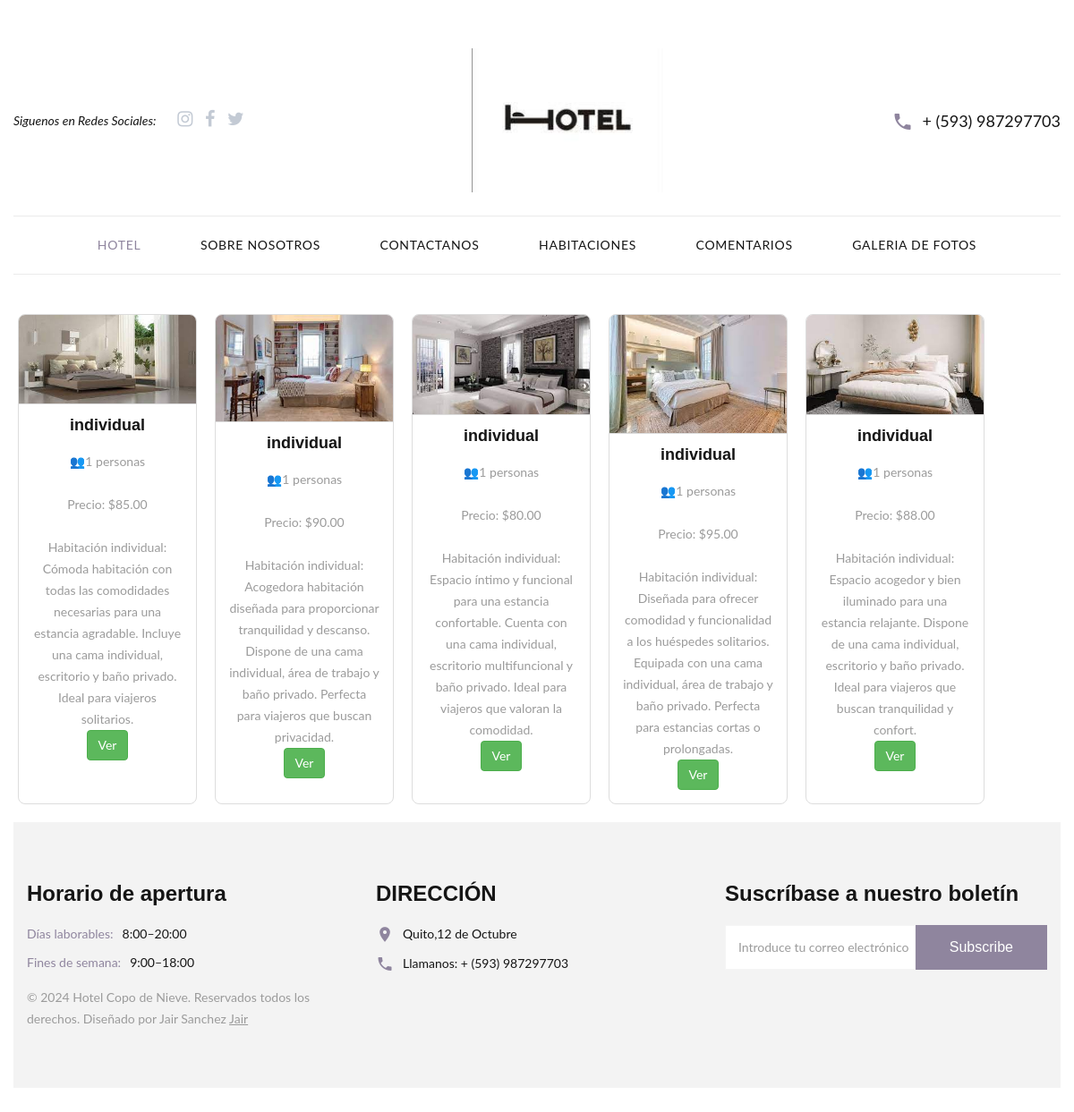
Screenshot of /Front-def/site/tipohabitacion1/habitaciones_individuales.php with the database file from the repository.
### tables this page shows
CREATE TABLE `habitaciones` (
  `ID_HABITACION` int(11) NOT NULL,
  `TIPO` varchar(255) NOT NULL,
  `DESCRIPCION` varchar(255) DEFAULT NULL,
  `PRECIOPORNOCHE` decimal(10,2) NOT NULL,
  `CAPACIDAD` int(11) NOT NULL,
  `CAMAS` int(11) DEFAULT NULL,
  `BANO` int(11) DEFAULT NULL
);

### Front-def/site/tipohabitacion1/habitaciones_individuales.php (the view, shortened to what this page needs)
<?php
    include '../../../basedatos/basedatos.php';
$checkin = $_GET['checkin'];
$checkout = $_GET['checkout'];
$query = "SELECT * FROM habitaciones
          WHERE tipo='individual'
          AND ID_HABITACION NOT IN (
              SELECT hr.ID_HABITACION
              FROM habitacion_reserva hr
              JOIN reserva r ON hr.ID_RESERVA = r.ID_RESERVA
              WHERE (r.FECHACHECKIN <= '$checkout' AND r.FECHACHECKOUT >= '$checkin')
          )";
$resultado = $mysqli->query($query);
$habitaciones = $resultado->fetch_all(MYSQLI_ASSOC);
?>
<!DOCTYPE html>
<html class="wide wow-animation" lang="en">
  <head>
    <link rel="stylesheet" href="../css/bootstrap.css">
    <link rel="stylesheet" href="../css/style.css">
  </head>
  <body>
    <div class="text-center page"><a class="banner banner-top" href="https://www.templatemonster.com/website-templates/monstroid2.html" target="_blank"><img src="../images/monstroid.jpg" alt="" height="0"></a>
      <header class="page-header" style="padding-bottom: 24px">
        <div class="rd-navbar-wrap">
          <nav class="rd-navbar rd-navbar-default-with-top-panel" data-layout="rd-navbar-fixed" data-sm-layout="rd-navbar-fixed" data-md-layout="rd-navbar-fullwidth" data-md-device-layout="rd-navbar-fixed" data-lg-layout="rd-navbar-fullwidth" data-lg-device-layout="rd-navbar-fullwidth" data-md-stick-up-offset="90px" data-lg-stick-up-offset="150px" data-stick-up="true" data-sm-stick-up="true" data-md-stick-up="true" data-lg-stick-up="true">
            <div class="rd-navbar-top-panel rd-navbar-collapse">
              <div class="rd-navbar-top-panel-inner">
                <div class="left-side">
                  <div class="group"><span class="text-italic">Siguenos en Redes Sociales:</span>
                    <ul class="list-inline">
                      <li><a class="icon icon-sm icon-secondary-5 fa fa-instagram" href="#"></a></li>
                      <li><a class="icon icon-sm icon-secondary-5 fa fa-facebook" href="#"></a></li>
                      <li><a class="icon icon-sm icon-secondary-5 fa fa-twitter" href="#"></a></li>
                    </ul>
                  </div>
                </div>
                <div class="center-side">
                  <div class="rd-navbar-brand fullwidth-brand"><a class="brand-name" href="../index.html"><img src="../imagenes/logo.jpeg" alt="" width="214" height="28"/></a></div>
                </div>
                <div class="right-side">
                  <div class="contact-info">
                    <div class="unit unit-middle unit-horizontal unit-spacing-xs">
                      <div class="unit__left"><span class="icon icon-primary text-middle mdi mdi-phone"></span></div>
                      <div class="unit__body"><a class="text-middle" href="tel:#">+ (593) 987297703</a></div>
                    </div>
                  </div>
                </div>
              </div>
            </div>
            <div class="rd-navbar-inner">
              <div class="rd-navbar-aside-right">
                <div class="rd-navbar-nav-wrap">
                  <div class="rd-navbar-nav-scroll-holder">
                    <ul class="rd-navbar-nav">
                    <li class="active"><a href="../index.html">Hotel</a>
                      </li>
                      <li><a href="../about-us.html">Sobre Nosotros</a>
                      </li>
                      <li><a href="../contacts.html">Contactanos</a>
                      </li>
                      <li><a href="../habitaciones.html">Habitaciones</a>
                      </li>
                      <li><a href="../comentarios.html">Comentarios</a>
                      </li>
                      <li><a href="../galeria.html">Galeria de Fotos</a>
                      </li>
                    </ul>
                  </div>
                </div>
              </div>
            </div>
          </nav>
        </div>
      </header>
      <main>
<div class="productos-container">
    <?php foreach ($habitaciones as $habitacion) : ?>
        <div class="producto">
            <img src="../imagenes/<?php echo $habitacion['ID_HABITACION']; ?>.jpg" alt="Imagen de la habitación" class="producto-imagen">
            <div class="contenido">
                <h2 class="producto-titulo"><?php echo $habitacion['TIPO']; ?></h2>
                <p class="card-title">👥<?php echo $habitacion['CAPACIDAD']; ?> personas</p>
                <p class="card-title">Precio: $<?php echo $habitacion['PRECIOPORNOCHE']; ?></p>
                <p class="card-title"><?php echo $habitacion['DESCRIPCION']; ?></p>
                <form action="../habitaciones/detalle_habitacion_individual.php" method="get">
                    <input type="submit" value="Ver" class="btn btn-success">
                </form>
            </div>
        </div>
    <?php endforeach; ?>
</div>
      <footer class="page-footer text-left text-sm-left">
        <div class="shell-wide">
          <div class="page-footer-minimal">
            <div class="shell-wide">
              <div class="range range-50">
                <div class="cell-sm-6 cell-md-3 cell-lg-4 wow fadeInUp" data-wow-delay=".1s">
                  <div class="page-footer-minimal-inner">
                    <h4>Horario de apertura</h4>
                    <ul class="list-unstyled">
                      <li>
                        <div class="group-xs">
                          <div>
                            <dl class="list-desc">
                              <dt>Días laborables: </dt>
                              <dd class="text-gray-darker"><span>8:00–20:00</span></dd>
                            </dl>
                          </div>
                          <div>
                            <dl class="list-desc">
                              <dt>Fines de semana: </dt>
                              <dd class="text-gray-darker"><span>9:00–18:00</span></dd>
                            </dl>
                          </div>
                        </div>
                      </li>
                      <li>
                        <p class="rights"><span>&copy;&nbsp;</span><span>2024</span><span>&nbsp;</span><span class="copyright-year"></span>Hotel Copo de Nieve. Reservados todos los derechos. Diseñado por Jair Sanchez <a href="https://www.templatemonster.com">Jair</a></p>
                      </li>
                    </ul>
                  </div>
                </div>
                <div class="cell-sm-6 cell-md-5 cell-lg-4 wow fadeInUp" data-wow-delay=".2s">
                  <div class="page-footer-minimal-inner">
                    <h4>DIRECCIÓN</h4>
                    <ul class="list-unstyled">
                      <li>
                        <dl class="list-desc">
                          <dt><span class="icon icon-sm mdi mdi-map-marker"></span></dt>
                          <dd><a class="link link-gray-darker" href="#">Quito,12 de Octubre </a></dd>
                        </dl>
                      </li>
                      <li>
                        <dl class="list-desc">
                          <dt><span class="icon icon-sm mdi mdi-phone"></span></dt>
                          <dd class="text-gray-darker">Llamanos: <a class="link link-gray-darker" href="tel:#">+ (593) 987297703</a>
                          </dd>
                        </dl>
                      </li>
                    </ul>
                  </div>
                </div>
                <div class="cell-sm-8 cell-md-4 wow fadeInUp" data-wow-delay=".3s">
                  <div class="page-footer-minimal-inner-subscribe">
                    <h4>Suscríbase a nuestro boletín</h4>
                    <form class="rd-mailform rd-mailform-inline form-center" data-form-output="form-output-global" data-form-type="subscribe" method="post" action="bat/rd-mailform.php">
                      <div class="form-wrap">
                        <input class="form-input" id="subscribe-email" type="email" name="email" data-constraints="@Email @Required">
                        <label class="form-label" for="subscribe-email">Introduce tu correo electrónico</label>
                      </div>
                      <button class="button button-primary-2 button-effect-ujarak button-square" type="submit"><span>Subscribe</span></button>
                    </form>
                  </div>
                </div>
              </div>
            </div>
          </div>
        </div>
      </footer>
    </div>
  </body>
</html>

### rows the page displays
habitaciones: shows a picture, TIPO "individual", CAPACIDAD "1", PRECIOPORNOCHE "85.00", DESCRIPCION "Habitación individual: Cómoda habitación con todas las comodidades necesarias para una estancia agradable. Incluye una cama individual, escritorio y baño privado. Ideal para viajeros solitarios."
habitaciones: shows a picture, TIPO "individual", CAPACIDAD "1", PRECIOPORNOCHE "90.00", DESCRIPCION "Habitación individual: Acogedora habitación diseñada para proporcionar tranquilidad y descanso. Dispone de una cama individual, área de trabajo y baño privado. Perfecta para viajeros que buscan privacidad."
habitaciones: shows a picture, TIPO "individual", CAPACIDAD "1", PRECIOPORNOCHE "80.00", DESCRIPCION "Habitación individual: Espacio íntimo y funcional para una estancia confortable. Cuenta con una cama individual, escritorio multifuncional y baño privado. Ideal para viajeros que valoran la comodidad."
habitaciones: shows a picture, TIPO "individual", CAPACIDAD "1", PRECIOPORNOCHE "95.00", DESCRIPCION "Habitación individual: Diseñada para ofrecer comodidad y funcionalidad a los huéspedes solitarios. Equipada con una cama individual, área de trabajo y baño privado. Perfecta para estancias cortas o prolongadas."
habitaciones: shows a picture, TIPO "individual", CAPACIDAD "1", PRECIOPORNOCHE "88.00", DESCRIPCION "Habitación individual: Espacio acogedor y bien iluminado para una estancia relajante. Dispone de una cama individual, escritorio y baño privado. Ideal para viajeros que buscan tranquilidad y confort."
